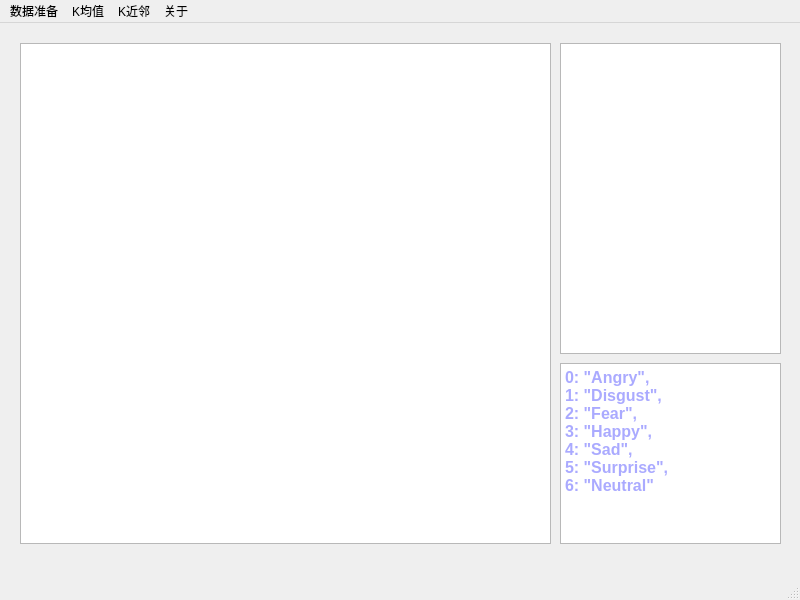
<?xml version="1.0" encoding="UTF-8"?>
<ui version="4.0">
 <class>Emotions</class>
 <widget class="QMainWindow" name="Emotions">
  <property name="geometry">
   <rect>
    <x>0</x>
    <y>0</y>
    <width>800</width>
    <height>600</height>
   </rect>
  </property>
  <property name="windowTitle">
   <string>Emotions</string>
  </property>
  <widget class="QWidget" name="centralwidget">
   <widget class="QGraphicsView" name="pic">
    <property name="geometry">
     <rect>
      <x>20</x>
      <y>20</y>
      <width>531</width>
      <height>501</height>
     </rect>
    </property>
   </widget>
   <widget class="QTextBrowser" name="text">
    <property name="geometry">
     <rect>
      <x>560</x>
      <y>20</y>
      <width>221</width>
      <height>311</height>
     </rect>
    </property>
   </widget>
   <widget class="QTextEdit" name="textEdit">
    <property name="geometry">
     <rect>
      <x>560</x>
      <y>340</y>
      <width>221</width>
      <height>181</height>
     </rect>
    </property>
    <property name="html">
     <string>&lt;!DOCTYPE HTML PUBLIC &quot;-//W3C//DTD HTML 4.0//EN&quot; &quot;http://www.w3.org/TR/REC-html40/strict.dtd&quot;&gt;
&lt;html&gt;&lt;head&gt;&lt;meta name=&quot;qrichtext&quot; content=&quot;1&quot; /&gt;&lt;style type=&quot;text/css&quot;&gt;
p, li { white-space: pre-wrap; }
&lt;/style&gt;&lt;/head&gt;&lt;body style=&quot; font-family:'SimSun'; font-size:9pt; font-weight:400; font-style:normal;&quot;&gt;
&lt;p style=&quot; margin-top:12px; margin-bottom:12px; margin-left:0px; margin-right:0px; -qt-block-indent:0; text-indent:0px; background-color:#ffffff;&quot;&gt;&lt;span style=&quot; font-family:'JetBrains Mono','monospace'; font-size:12pt; font-weight:600; color:#aaaaff;&quot;&gt;0: &amp;quot;Angry&amp;quot;,&lt;br /&gt;1: &amp;quot;Disgust&amp;quot;,&lt;br /&gt;2: &amp;quot;Fear&amp;quot;,&lt;br /&gt;3: &amp;quot;Happy&amp;quot;,&lt;br /&gt;4: &amp;quot;Sad&amp;quot;,&lt;br /&gt;5: &amp;quot;Surprise&amp;quot;,&lt;br /&gt;6: &amp;quot;Neutral&amp;quot;&lt;/span&gt;&lt;/p&gt;&lt;/body&gt;&lt;/html&gt;</string>
    </property>
   </widget>
  </widget>
  <widget class="QMenuBar" name="menubar">
   <property name="geometry">
    <rect>
     <x>0</x>
     <y>0</y>
     <width>800</width>
     <height>26</height>
    </rect>
   </property>
   <widget class="QMenu" name="data">
    <property name="title">
     <string>数据准备</string>
    </property>
    <addaction name="cutA"/>
    <addaction name="cutB"/>
   </widget>
   <widget class="QMenu" name="kmeans">
    <property name="title">
     <string>K均值</string>
    </property>
    <addaction name="interface1"/>
    <addaction name="index1"/>
    <addaction name="start1"/>
   </widget>
   <widget class="QMenu" name="knn">
    <property name="title">
     <string>K近邻</string>
    </property>
    <addaction name="interface2"/>
    <addaction name="index2"/>
    <addaction name="start2"/>
   </widget>
   <widget class="QMenu" name="about">
    <property name="title">
     <string>关于</string>
    </property>
    <addaction name="id"/>
   </widget>
   <addaction name="data"/>
   <addaction name="kmeans"/>
   <addaction name="knn"/>
   <addaction name="about"/>
  </widget>
  <widget class="QStatusBar" name="statusbar"/>
  <action name="cutA">
   <property name="checkable">
    <bool>false</bool>
   </property>
   <property name="checked">
    <bool>false</bool>
   </property>
   <property name="text">
    <string>ini face</string>
   </property>
  </action>
  <action name="cutB">
   <property name="text">
    <string>cut face</string>
   </property>
  </action>
  <action name="interface1">
   <property name="text">
    <string>kminterface</string>
   </property>
  </action>
  <action name="index1">
   <property name="checkable">
    <bool>true</bool>
   </property>
   <property name="checked">
    <bool>false</bool>
   </property>
   <property name="text">
    <string>kmindex</string>
   </property>
  </action>
  <action name="interface2">
   <property name="text">
    <string>kninterface</string>
   </property>
  </action>
  <action name="index2">
   <property name="text">
    <string>knindex</string>
   </property>
  </action>
  <action name="load_data">
   <property name="text">
    <string>load data</string>
   </property>
  </action>
  <action name="id">
   <property name="text">
    <string>name</string>
   </property>
  </action>
  <action name="time">
   <property name="text">
    <string>time</string>
   </property>
  </action>
  <action name="start1">
   <property name="text">
    <string>start1</string>
   </property>
  </action>
  <action name="start2">
   <property name="text">
    <string>start2</string>
   </property>
  </action>
 </widget>
 <resources/>
 <connections/>
</ui>
